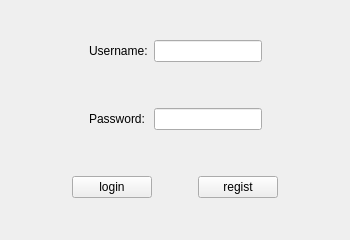
<?xml version="1.0" encoding="UTF-8"?>
<ui version="4.0">
 <class>MainWindow</class>
 <widget class="QMainWindow" name="MainWindow">
  <property name="geometry">
   <rect>
    <x>0</x>
    <y>0</y>
    <width>350</width>
    <height>240</height>
   </rect>
  </property>
  <property name="minimumSize">
   <size>
    <width>350</width>
    <height>240</height>
   </size>
  </property>
  <property name="maximumSize">
   <size>
    <width>350</width>
    <height>240</height>
   </size>
  </property>
  <property name="windowTitle">
   <string>login</string>
  </property>
  <widget class="QWidget" name="centralwidget">
   <layout class="QVBoxLayout" name="verticalLayout">
    <item>
     <widget class="QWidget" name="widget_2" native="true">
      <property name="sizePolicy">
       <sizepolicy hsizetype="Expanding" vsizetype="Fixed">
        <horstretch>0</horstretch>
        <verstretch>0</verstretch>
       </sizepolicy>
      </property>
      <layout class="QGridLayout" name="gridLayout">
       <item row="0" column="3">
        <spacer name="horizontalSpacer_5">
         <property name="orientation">
          <enum>Qt::Horizontal</enum>
         </property>
         <property name="sizeHint" stdset="0">
          <size>
           <width>40</width>
           <height>20</height>
          </size>
         </property>
        </spacer>
       </item>
       <item row="0" column="0">
        <spacer name="horizontalSpacer_4">
         <property name="orientation">
          <enum>Qt::Horizontal</enum>
         </property>
         <property name="sizeHint" stdset="0">
          <size>
           <width>40</width>
           <height>20</height>
          </size>
         </property>
        </spacer>
       </item>
       <item row="0" column="2">
        <widget class="QLineEdit" name="lineEdit_3">
         <property name="echoMode">
          <enum>QLineEdit::Password</enum>
         </property>
        </widget>
       </item>
       <item row="0" column="1">
        <widget class="QLabel" name="label">
         <property name="text">
          <string>Username:</string>
         </property>
        </widget>
       </item>
       <item row="2" column="1">
        <widget class="QLabel" name="label_2">
         <property name="text">
          <string>Password:</string>
         </property>
        </widget>
       </item>
       <item row="2" column="2">
        <widget class="QLineEdit" name="lineEdit_2">
         <property name="echoMode">
          <enum>QLineEdit::Password</enum>
         </property>
        </widget>
       </item>
       <item row="1" column="1">
        <spacer name="verticalSpacer">
         <property name="orientation">
          <enum>Qt::Vertical</enum>
         </property>
         <property name="sizeHint" stdset="0">
          <size>
           <width>20</width>
           <height>40</height>
          </size>
         </property>
        </spacer>
       </item>
      </layout>
     </widget>
    </item>
    <item>
     <widget class="QWidget" name="widget" native="true">
      <property name="sizePolicy">
       <sizepolicy hsizetype="Preferred" vsizetype="Fixed">
        <horstretch>0</horstretch>
        <verstretch>0</verstretch>
       </sizepolicy>
      </property>
      <layout class="QHBoxLayout" name="horizontalLayout">
       <item>
        <spacer name="horizontalSpacer">
         <property name="orientation">
          <enum>Qt::Horizontal</enum>
         </property>
         <property name="sizeHint" stdset="0">
          <size>
           <width>40</width>
           <height>20</height>
          </size>
         </property>
        </spacer>
       </item>
       <item>
        <widget class="QPushButton" name="pushButton">
         <property name="text">
          <string>login</string>
         </property>
        </widget>
       </item>
       <item>
        <spacer name="horizontalSpacer_3">
         <property name="orientation">
          <enum>Qt::Horizontal</enum>
         </property>
         <property name="sizeType">
          <enum>QSizePolicy::Fixed</enum>
         </property>
         <property name="sizeHint" stdset="0">
          <size>
           <width>40</width>
           <height>20</height>
          </size>
         </property>
        </spacer>
       </item>
       <item>
        <widget class="QPushButton" name="pushButton_2">
         <property name="text">
          <string>regist</string>
         </property>
        </widget>
       </item>
       <item>
        <spacer name="horizontalSpacer_2">
         <property name="orientation">
          <enum>Qt::Horizontal</enum>
         </property>
         <property name="sizeHint" stdset="0">
          <size>
           <width>40</width>
           <height>20</height>
          </size>
         </property>
        </spacer>
       </item>
      </layout>
     </widget>
    </item>
   </layout>
  </widget>
 </widget>
 <resources/>
 <connections/>
</ui>
